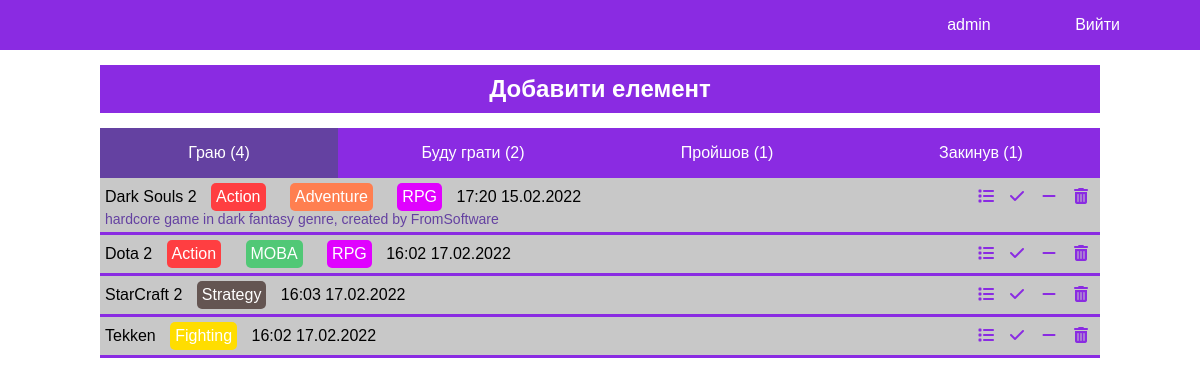
The app's page / (signed in) with its own data.
### app/models.py (models this page shows, shortened)
class Item(models.Model):
    name = models.CharField(max_length=100, blank=False)
    desc = models.TextField(max_length=350, blank=True)
    genre = models.ManyToManyField(Genre, related_name='items')
    status = models.CharField(choices=STATUS_CHOISES, max_length=50, default=STATUS_CHOISES[0])
    profile = models.ForeignKey('Profile', on_delete=models.CASCADE)
    created = models.DateTimeField(auto_now_add=True)
    def get_genre(self):
        return self.genre.all()
    class Meta:
        verbose_name = 'Елемент'
        verbose_name_plural = 'Елементи'
        ordering = ['name']

class Genre(models.Model):
    name = models.CharField(max_length=50, blank=False)
    def __str__(self) -> str:
        return self.name
    class Meta:
        verbose_name = 'Жанр'
        verbose_name_plural = 'Жанри'
        ordering = ['name']

### gameorg/views.py (the view)
# urls.py: path('', HomeView.as_view(), name='home'),
class HomeView(ItemsMixin, View):
    status = 'PLAY'
    template = 'main/home.html'

### templates/main/home.html (shortened to what this page needs)
{% extends 'base.html' %}
{% block content %}
<main>
    <h2 onclick="myToggle()">Добавити елемент</h2>
    <div class="items">
        <div class="actions">
            <ul>
                <li class="{% if request.path == '/' %}active{% endif %}">
                    <a href="{% url 'home' %}">Граю ({{play_count}})</a>
                </li>
                <li class="{% if request.path == '/will-play/' %}active{% endif %}">
                    <a href="{% url 'will-play' %}">Буду грати ({{will_count}})</a>
                </li>
                <li class="{% if request.path == '/ended/' %}active{% endif %}">
                    <a href="{% url 'ended' %}">Пройшов ({{ended_count}})</a>
                </li>
                <li class="{% if request.path == '/drop/' %}active{% endif %}">
                    <a href="{% url 'drop' %}">Закинув ({{drop_count}})</a>
                </li>
            </ul>
        </div>
        {% for item in items %}
            <div class="item">
                <p>{{item.name}}</p>
                {% for genre in item.get_genre %}
                    <p class="genre {{genre.name}}">{{genre.name}}</p>
                {% endfor %}
                <p class="date">{{item.created|date:"G:i d.m.Y"}}</p>
                <div class="desc">
                    {{item.desc}}
                </div>
                <div class="actions-item">
                    {% if status == "PLAY"%}
                        <ul>
                            <li><a href="{% url 'add-will' item.id %}"><i class="fa-solid fa-list"></i></a></li>
                            <li><a href="{% url 'add-ended' item.id %}"><i class="fa-solid fa-check"></i></a></li>
                            <li><a href="{% url 'add-drop' item.id %}"><i class="fa-solid fa-minus"></i></a></li>
                            <li><a href="{% url 'del-item' item.id %}"><i class="fa-solid fa-trash-can"></i></a></li>
                        </ul>
                    {% endif %}
                </div>
            </div>
        {% endfor %}
    </div>
</main>
{% endblock content %}

### templates/base.html (shortened to what this page needs)
{% load static %}
<!DOCTYPE html>
<html lang="en">
<head>
    <link href="{% static 'fontawesomefree/css/all.min.css' %}" rel="stylesheet" type="text/css">
    <link href="{% static 'style.css' %}" rel="stylesheet">
</head>
<body>
    <header>
        {% if request.user.is_authenticated %}
            <p>{{request.user.username}}</p>
            <a href="{% url 'logout' %}">Bийти</a>
        {% else %}
            <a href="{% url 'login' %}">Увійти</a>
            <a href="{% url 'register' %}">Зареєструватись</a>
        {% endif %}
    </header>
    {% block content %}
    {% endblock content %}
</body>
</html>

### static/style.css (style rules this page uses)
* { margin: 0; padding: 0; font-family: 'Arial'; box-sizing: border-box; }
a { color: blueviolet; }
i { font-family: 'Font Awesome 5 Free' !important; }
.active { background-color: #6441A1; }
h2 { color: #fff; background-color: blueviolet; width: 100%; cursor: pointer; text-align: center; padding: 10px 0; margin: 15px 0; }
ul { list-style-type: none; column-count: 4; }
header { height: 50px; line-height: 50px; background-color: blueviolet; color: #fff; text-align: right; }
header p, header a { display: inline-block; padding-right: 80px; }
header a { color: #fff; text-decoration: none; }
main { padding: 0 100px; }
.item { position: relative; padding: 5px; background-color: #C8C8C8; border-bottom: 3px solid blueviolet; }
.item p { display: inline-block; }
.item .desc { color: #6441A1; font-size: 14px; }
.item .date { text-align: right; }
.genre { padding: 5px; margin: 0 10px; border-radius: 5px; color: #fff; }
.actions { background-color: blueviolet; height: 50px; line-height: 50px; }
.actions li { text-align: center; }
.actions li a { color: #fff; text-decoration: none; }
.actions-item { display: inline-block; position: absolute; right: 10px; top: 10px; }
.Action { background-color: #FF3E41; }
.Adventure { background-color: coral; }
.RPG { background-color: #E001FF; }
.Fighting { background-color: #FFDD00; }
.MOBA { background-color: #51C876; }
.Strategy { background-color: #645552; }

### records on screen
Item: name "Dark Souls 2", created "17:20 15.02.2022", desc "hardcore game in dark fantasy genre, created by FromSoftware"
Genre: name "Action"
Genre: name "Adventure"
Genre: name "RPG"
Item: name "Dota 2", created "16:02 17.02.2022"
Genre: name "MOBA"
Item: name "StarCraft 2", created "16:03 17.02.2022"
Genre: name "Strategy"
Item: name "Tekken", created "16:02 17.02.2022"
Genre: name "Fighting"

### other values on screen
{{ request.user.username }} "admin"
{{ play_count }} "4"
{{ will_count }} "2"
{{ ended_count }} "1"
{{ drop_count }} "1"
